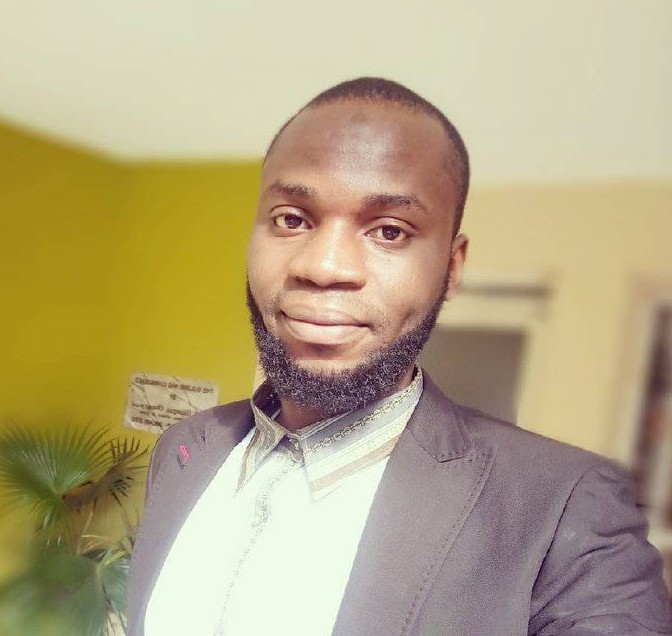
#> input picture OpenCV practice/MyPic.jpg, 672 x 636 px
$ jupyter execute 'Basic Image Enhancement Using Mathematical Operation.ipynb'   (shell and % lines are left out)
#> lines starting #> are read from the running program, lines starting #| are printed output that depends on the picture
[cell 1]
import cv2
import numpy as np
import matplotlib.pyplot as plt
from PIL import Image
from IPython.display import Image

[cell 2]
### Original Image
MyPic_bgr = cv2.imread('MyPic.jpg', cv2.IMREAD_COLOR)
#> MyPic_bgr is the input picture: shape (636, 672, 3); mean B, G, R 129.7, 166.5, 180.9
MyPic_rgb = cv2.cvtColor(MyPic_bgr, cv2.COLOR_BGR2RGB)

Image(filename = 'MyPic.jpg')

#### Addition or Brightness

[cell 3]
matrix = np.ones(MyPic_rgb.shape, dtype = 'uint8') * 50

MyPic_rgb_brighter = cv2.add(MyPic_rgb, matrix)
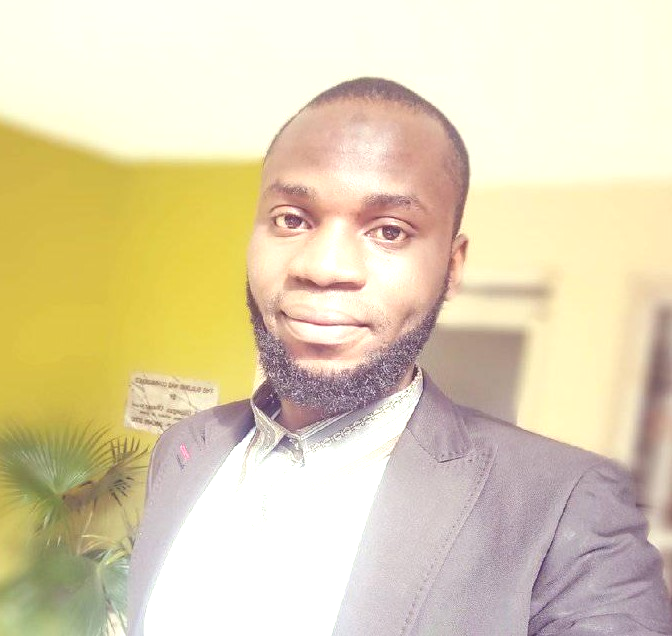
#> MyPic_rgb_brighter: shape (636, 672, 3); mean R, G, B 224, 210.5, 177.6
MyPic_rgb_darker = cv2.subtract(MyPic_rgb, matrix)
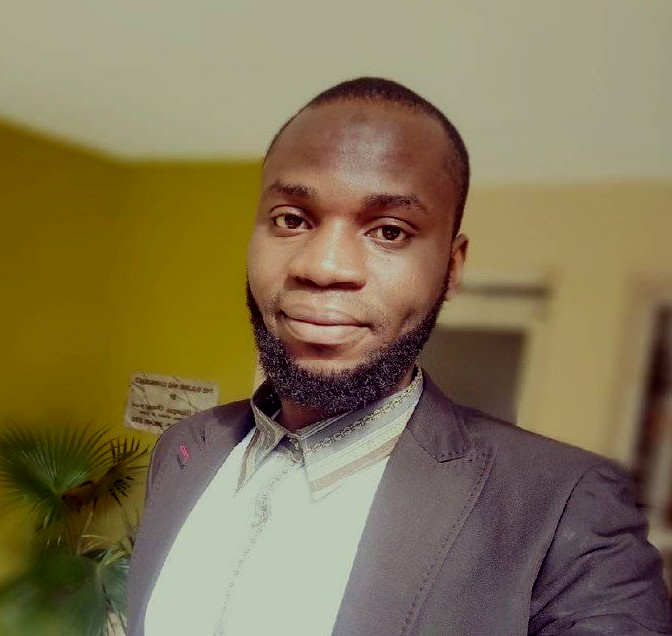
#> MyPic_rgb_darker: shape (636, 672, 3); mean R, G, B 130.9, 116.7, 83.6

# Show all images
plt.figure(figsize=[18,5])
#> (this line was passed over: IPython is not available in this run)
plt.subplot(131); plt.title('Brighter'); plt.imshow(MyPic_rgb_brighter)
#> (this line was passed over: IPython is not available in this run)
#> (this line was passed over: IPython is not available in this run)
#> (this line was passed over: IPython is not available in this run)
plt.subplot(132); plt.title('Original'); plt.imshow(MyPic_rgb)
#> (this line was passed over: IPython is not available in this run)
#> (this line was passed over: IPython is not available in this run)
#> (this line was passed over: IPython is not available in this run)
plt.subplot(133); plt.title('Darker'); plt.imshow(MyPic_rgb_darker)

$ run again, with OpenCV practice/Apollo.jpg copied over OpenCV practice/MyPic.jpg
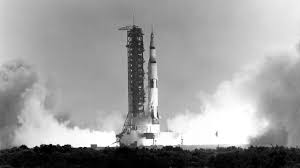
#> input picture OpenCV practice/Apollo.jpg, 300 x 168 px
#> MyPic_bgr is the input picture: shape (168, 300, 3); min 0, max 255, mean 156.3
#> `MyPic_rgb_brighter = cv2.add(MyPic_rgb, matrix)`:
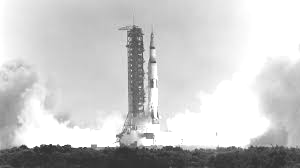
#> MyPic_rgb_brighter: shape (168, 300, 3); min 50, max 255, mean 200.6
#> `MyPic_rgb_darker = cv2.subtract(MyPic_rgb, matrix)`:
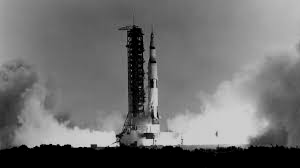
#> MyPic_rgb_darker: shape (168, 300, 3); min 0, max 205, mean 110.5
